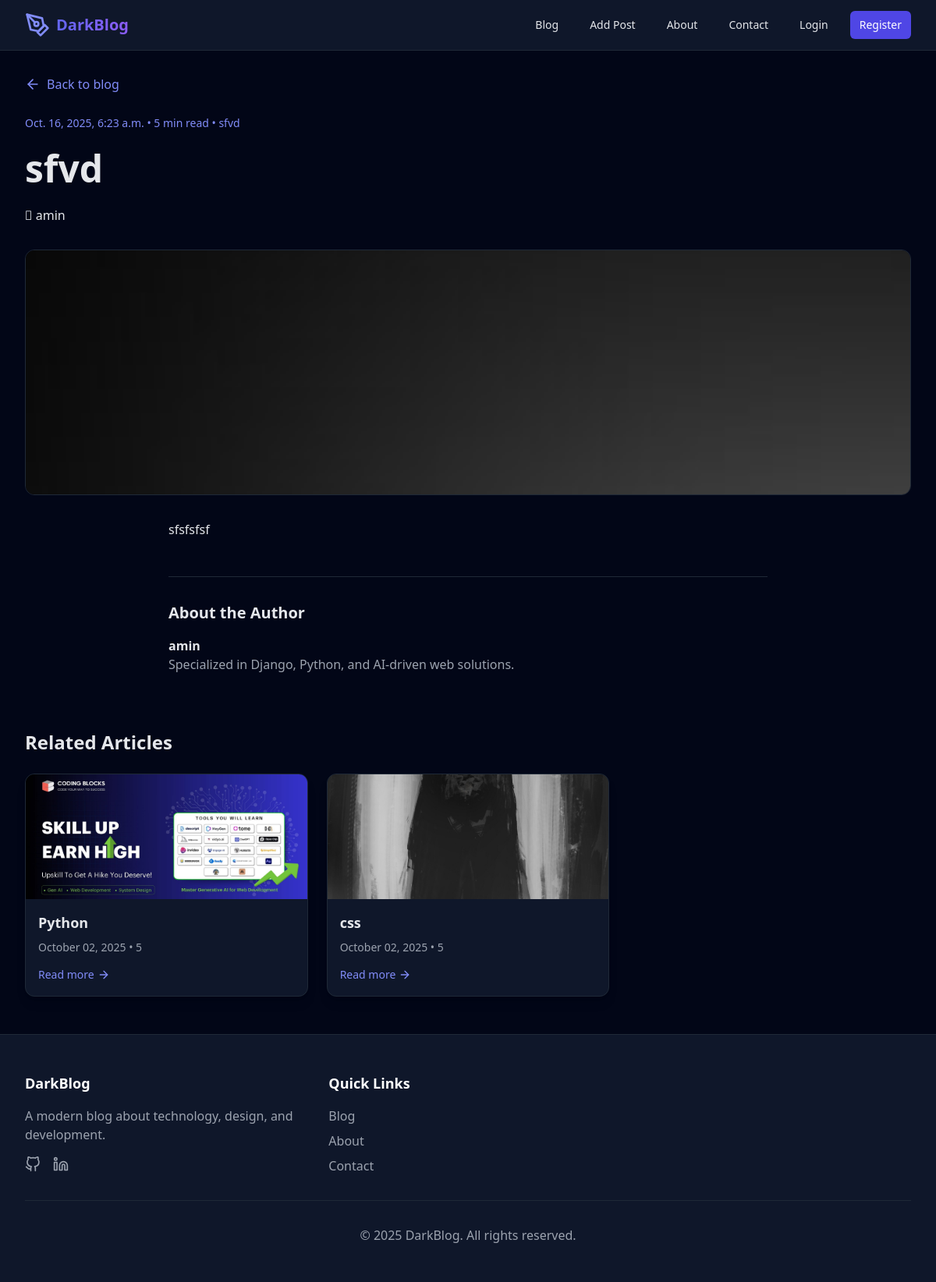
/post/5/, run on the app's committed database.
### Home/models.py (models this page shows, shortened)
class Post(models.Model):
    title = models.CharField(max_length=100)
    slug = models.SlugField(unique=True, blank=True, null=True)
    content = models.TextField()
    author = models.ForeignKey(User, on_delete=models.CASCADE)
    image = models.ImageField(upload_to='posts/', blank=True, null=True)
    created = models.DateTimeField(auto_now_add=True)
    read_time = models.PositiveIntegerField(default=5)
    category = models.ForeignKey(Category, on_delete=models.SET_NULL, null=True, blank=True)

class Profile(models.Model):
    user = models.OneToOneField(User, on_delete=models.CASCADE)
    bio = models.TextField(blank=True, null=True)

### Home/views.py (the view)
# urls.py: path('post/<int:pk>/', PostDetailView.as_view(), name='post_detail'),
class PostDetailView(DetailView):
    model = Post
    template_name = 'Home/post_detail.html'
    context_object_name = 'post'
    def get_context_data(self, **kwargs):
        context = super().get_context_data(**kwargs)
        post = self.object
        if post.category:
            related = Post.objects.filter(category=post.category).exclude(id=post.id)[:3]
        else:
            related = Post.objects.exclude(id=post.id)[:3]
        context['related_posts'] = related
        return context

### Home/templates/Home/post_detail.html (shortened to what this page needs)
{% extends 'base.html' %}
{% load static %}
{% block content %}
    <main class="pt-24 pb-12 px-4 sm:px-6 lg:px-8 max-w-7xl mx-auto">
        <div class="mb-6">
            <a href="{% url 'home' %}" class="inline-flex items-center text-indigo-400 hover:text-indigo-300">
                <i data-feather="arrow-left" class="w-5 h-5 mr-2"></i> Back to blog
            </a>
        </div>
        <article class="mb-12">
            <div class="mb-6 text-sm text-indigo-400">
                {{ post.created }} • {{ post.read_time }} min read • {{ post.slug }}
            </div>
            <h1 class="text-3xl sm:text-4xl lg:text-5xl font-bold mb-6" data-aos="fade-up">{{ post.title }}</h1>
            <div class="flex items-center mb-8">
                <div>
                    <p class="font-medium"> &#xe236 {{ post.author }}</p>
                </div>
            </div>
            <img src="{% if post.image %}{{ post.image.url }}{% else %}/media/images/user.jpg{% endif %}"
                 alt="Featured image"
                 class="w-full h-[315px] object-cover rounded-xl mb-8 border border-gray-800">
            <div class="content-wrapper max-w-3xl mx-auto">
                <p class="text-xl font-medium mb-6">{{ post.content|linebreaks }}</p>
                <div class="mt-12 border-t border-gray-800 pt-8">
                    <h3 class="text-xl font-bold mb-4">About the Author</h3>
                    <div class="flex items-start">
                        <div>
                            <p class="font-bold">{{ post.author }}</p>
                            <p class="text-gray-400 mb-2">{{ post.author.profile.bio }}</p>
                        </div>
                    </div>
                </div>
            </div>
        </article>
        <div class="mt-16">
            <h2 class="text-2xl font-bold mb-6">Related Articles</h2>
            <div class="grid grid-cols-1 md:grid-cols-3 gap-6">
                {% for related in related_posts %}
                    <div class="bg-dark rounded-xl overflow-hidden shadow-lg border border-gray-800 transition-all duration-300">
                        <img src="
                                {% if related.image %}{{ related.image.url }}{% else %}{% static 'media/images/user.jpg' %}{% endif %}"
                             alt="Post thumbnail" class="w-full h-40 object-cover">
                        <div class="p-4">
                            <h3 class="text-lg font-bold mb-2">{{ related.title }}</h3>
                            <p class="text-gray-400 text-sm mb-3">{{ related.created|date:'F d, Y' }}
                                • {{ related.read_time }}</p>
                            <a href="{% url 'post_detail' related.pk %}"
                               class="text-indigo-400 hover:text-indigo-300 font-medium inline-flex items-center text-sm">
                                Read more <i data-feather="arrow-right" class="ml-1 w-4 h-4"></i>
                            </a>
                        </div>
                    </div>
                {% endfor %}
            </div>
        </div>
    </main>
{% endblock %}

### data on the page
Post: created "Oct. 16, 2025, 6:23 a.m.", read_time "5", slug "sfvd", title "sfvd", author "amin", content "sfsfsfsf", author.profile.bio "Specialized in Django, Python, and AI-driven web solutions."
Post: image (picture), title "Python", created "October 02, 2025", read_time "5"
Post: image (picture), title "css", created "October 02, 2025", read_time "5"
